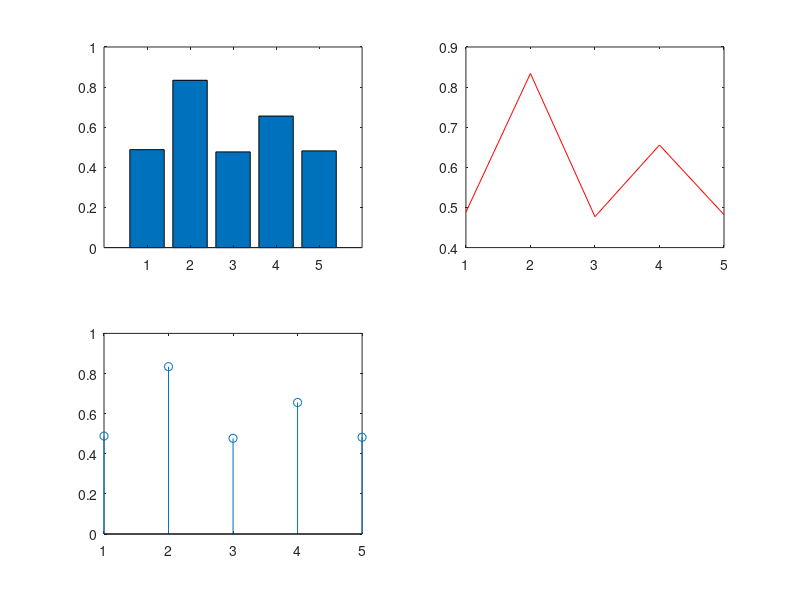

MATLAB code to generate this figure:
x = 1:5;
y = rand(1,5);

%subplot(2,1,1);
%bar(x,y)
%subplot(2,1,2);
%plot(x,y, 'r')

subplot(2,2,1);
bar(x,y)
subplot(2,2,2);
plot(x,y, 'r')
subplot(2,2,3);
stem(x,y);